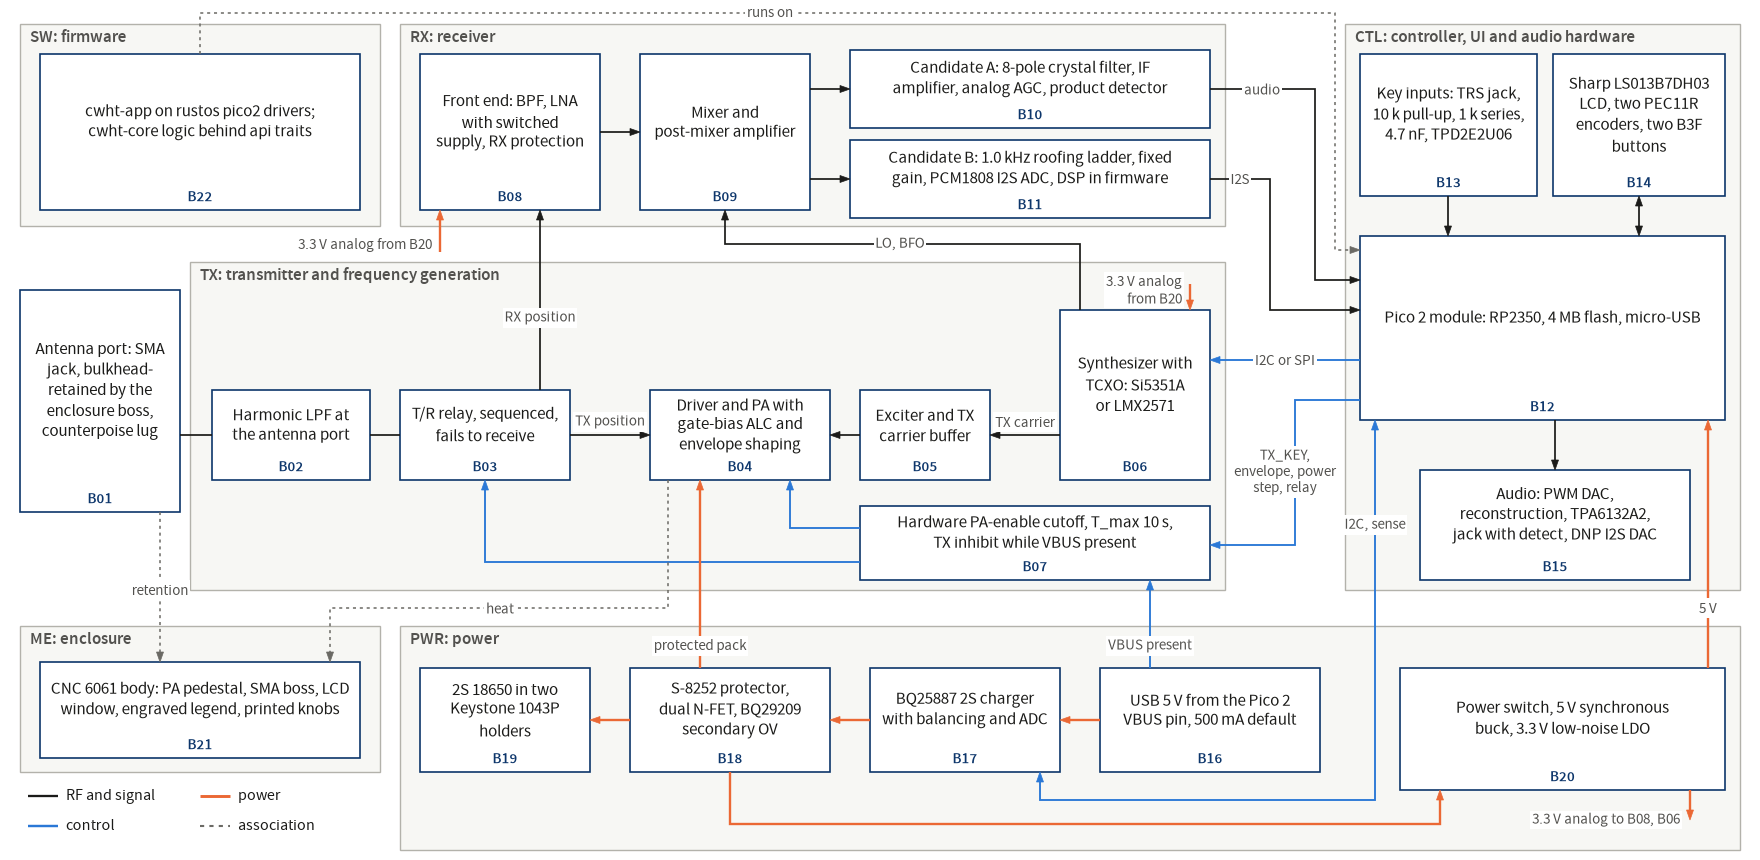

The script that saved this image:
#!/usr/bin/env python3
"""Render the concept block diagram of docs/design/concept.md section 5.

Source of docs/reviews/SRR/figures/concept-block-diagram.png (charter section 11
rule 3, visual closure; SRR package section 7). The blocks B01 to B22, their
labels, the module groups and every edge with its label and arrow kind are read
at run time from the Mermaid block of concept section 5, so the figure cannot
drift from the concept text. This file holds only the layout: box positions,
edge routes and the line category of each edge. It fails when the Mermaid
source and the layout disagree (a block or an edge added, removed or renamed).

    /Users/robinonsay/rust/cwht/.venv/bin/python /Users/robinonsay/rust/cwht/docs/reviews/SRR/figures/concept-block-diagram.py
        parse, lay out, run the layout checks, write the PNG
    ... --check
        the same checks, then compare a fresh render with the PNG on disk
        (exit 1 if it differs); writes nothing

Layout checks, each a failure (exit 1): the parsed blocks and edges equal the
layout tables; every block lies inside its module group and outside every other
group; no two blocks or groups overlap; every block label fits inside its box;
no edge segment runs through a block; no two edges run on top of each other; no
edge label, group title or legend entry overlaps a block, another label or an
edge other than its own; every drawn element lies inside the image. Edge
crossings are listed and must equal the reviewed set EXPECTED_CROSSINGS.

Presentation conventions (not in the Mermaid source): line category by colour
and weight (RF and signal, control, power; dotted for the Mermaid dotted
"association" edges); the two 3.3 V analog rail edges from B20 are drawn as rail
connectors (a short arrow at each end naming the block at the other end) instead
of two lines across the figure. Palette: the SRR deck tokens of
docs/reviews/SRR/slides/srr.css; control and power colours are slots 1 and 2 of
the dataviz reference palette (validated together, all checks pass). Font:
Source Sans Pro from the deck's reveal.js copy, the deck typeface.

Tools: matplotlib 3.11.2 in the project venv (tools/toolchain.lock.md section 2,
class B, "plots for review packages").
"""

from __future__ import annotations

import argparse
import io
import re
import sys
from pathlib import Path

HERE = Path(__file__).resolve().parent
REPO = HERE.parents[3]
CONCEPT = REPO / "docs" / "design" / "concept.md"
OUTPUT = HERE / "concept-block-diagram.png"
FONT_DIRS = [
    REPO / "docs" / "reviews" / "SRR" / "slides" / "reveal.js" / "dist" / "theme" / "fonts" / "source-sans-pro",
    REPO / "tools" / "slides" / "node_modules" / "reveal.js" / "dist" / "theme" / "fonts" / "source-sans-pro",
]

W, H = 1760, 860  # pixels at 100 dpi; the deck places the image at width 1760

# SRR deck tokens (docs/reviews/SRR/slides/srr.css) and dataviz reference slots 1 and 2.
INK = "#1b1b19"
INK_2 = "#52514e"
NAVY = "#0d366b"
GROUP_FILL = "#f7f7f4"
GROUP_EDGE = "#b3b2ab"
BOX_EDGE = "#0d366b"
CONTROL = "#2a78d6"
POWER = "#eb6834"
ASSOC = "#6b6a65"

BLOCK_SIZES = (12.5, 12.0, 11.5, 11.0, 10.5, 10.0)  # block label font sizes tried in turn (pt)
LABEL_SIZE = 10.5  # edge label font size (pt)

CATEGORY_STYLE = {
    "signal": dict(color=INK, lw=1.25, dashes=None),
    "control": dict(color=CONTROL, lw=1.35, dashes=None),
    "power": dict(color=POWER, lw=1.7, dashes=None),
    "assoc": dict(color=ASSOC, lw=1.1, dashes=(2.0, 2.5)),
}
# (category, text, x of the line sample, y)
LEGEND = [("signal", "RF and signal", 28, 796), ("control", "control", 28, 826), ("power", "power", 200, 796), ("assoc", "association", 200, 826)]

# ---------------------------------------------------------------------------
# Layout (pixels, origin top left, y down)
# ---------------------------------------------------------------------------

GROUP_RECTS = {
    "SW": (20, 24, 380, 226),
    "RX": (400, 24, 1225, 226),
    "CTL": (1345, 24, 1740, 590),
    "TX": (190, 262, 1225, 590),
    "ME": (20, 626, 380, 772),
    "PWR": (400, 626, 1740, 850),
}

NODE_RECTS = {
    "ANT": (20, 290, 180, 512),
    "LPF": (212, 390, 370, 480),
    "TR": (400, 390, 570, 480),
    "PA": (650, 390, 830, 480),
    "EXC": (860, 390, 990, 480),
    "SYN": (1060, 310, 1210, 480),
    "CUT": (860, 506, 1210, 580),
    "FE": (420, 54, 600, 210),
    "MIX": (640, 54, 810, 210),
    "SELA": (850, 50, 1210, 128),
    "SELB": (850, 140, 1210, 218),
    "PICO": (1360, 236, 1725, 420),
    "KEYIN": (1360, 54, 1537, 196),
    "UI": (1553, 54, 1725, 196),
    "AUD": (1420, 470, 1690, 580),
    "USBP": (1100, 668, 1320, 772),
    "CHG": (870, 668, 1060, 772),
    "PROT": (630, 668, 830, 772),
    "PACK": (420, 668, 590, 772),
    "RAILS": (1400, 668, 1725, 790),
    "ENC": (40, 662, 360, 758),
    "FW": (40, 54, 360, 210),
}

# Edge routes keyed by (source, target) as the Mermaid source writes them.
# points: polyline from the source box edge to the target box edge.
# label_at: centre of the edge label (only for edges the source labels).
# label_width: wrap width in pixels for a long label.
# connector: draw a rail connector at the target instead of a line (points is the
# stub, ending on the target box); the matching source stub is in SOURCE_STUBS.
ROUTES = {
    ("ANT", "LPF"): dict(cat="signal", points=[(180, 435), (212, 435)]),
    ("LPF", "TR"): dict(cat="signal", points=[(370, 435), (400, 435)]),
    ("TR", "PA"): dict(cat="signal", points=[(570, 435), (650, 435)], label_at=(610, 422)),
    ("TR", "FE"): dict(cat="signal", points=[(540, 390), (540, 210)], label_at=(540, 318)),
    ("EXC", "PA"): dict(cat="signal", points=[(860, 435), (830, 435)]),
    ("SYN", "EXC"): dict(cat="signal", points=[(1060, 435), (990, 435)], label_at=(1025, 422)),
    ("SYN", "MIX"): dict(cat="signal", points=[(1080, 310), (1080, 244), (725, 244), (725, 210)], label_at=(900, 244)),
    ("FE", "MIX"): dict(cat="signal", points=[(600, 132), (640, 132)]),
    ("MIX", "SELA"): dict(cat="signal", points=[(810, 89), (850, 89)]),
    ("MIX", "SELB"): dict(cat="signal", points=[(810, 179), (850, 179)]),
    ("SELA", "PICO"): dict(cat="signal", points=[(1210, 89), (1315, 89), (1315, 280), (1360, 280)], label_at=(1262, 89)),
    ("SELB", "PICO"): dict(cat="signal", points=[(1210, 179), (1270, 179), (1270, 310), (1360, 310)], label_at=(1240, 179)),
    ("KEYIN", "PICO"): dict(cat="signal", points=[(1448, 196), (1448, 236)]),
    ("UI", "PICO"): dict(cat="signal", points=[(1639, 196), (1639, 236)]),
    ("PICO", "AUD"): dict(cat="signal", points=[(1555, 420), (1555, 470)]),
    ("PICO", "CUT"): dict(cat="control", points=[(1360, 400), (1295, 400), (1295, 545), (1210, 545)], label_at=(1285, 472), label_width=112),
    ("CUT", "PA"): dict(cat="control", points=[(860, 528), (790, 528), (790, 480)]),
    ("CUT", "TR"): dict(cat="control", points=[(860, 562), (485, 562), (485, 480)]),
    ("PICO", "SYN"): dict(cat="control", points=[(1360, 360), (1210, 360)], label_at=(1285, 360)),
    ("USBP", "CHG"): dict(cat="power", points=[(1100, 720), (1060, 720)]),
    ("CHG", "PROT"): dict(cat="power", points=[(870, 720), (830, 720)]),
    ("PROT", "PACK"): dict(cat="power", points=[(630, 720), (590, 720)]),
    ("PROT", "PA"): dict(cat="power", points=[(700, 668), (700, 480)], label_at=(700, 646)),
    ("PROT", "RAILS"): dict(cat="power", points=[(730, 772), (730, 824), (1440, 824), (1440, 790)]),
    ("RAILS", "PICO"): dict(cat="power", points=[(1708, 668), (1708, 420)], label_at=(1708, 608)),
    ("RAILS", "FE"): dict(cat="power", connector=True, points=[(440, 252), (440, 210)], label_at=(432, 245), label_ha="right"),
    ("RAILS", "SYN"): dict(cat="power", connector=True, points=[(1190, 284), (1190, 310)], label_at=(1182, 290), label_ha="right", label_width=80),
    ("USBP", "CUT"): dict(cat="control", points=[(1150, 668), (1150, 580)], label_at=(1150, 646)),
    ("CHG", "PICO"): dict(cat="control", points=[(1040, 772), (1040, 800), (1375, 800), (1375, 420)], label_at=(1375, 525)),
    ("PA", "ENC"): dict(cat="assoc", points=[(668, 480), (668, 608), (330, 608), (330, 662)], label_at=(500, 608)),
    ("ANT", "ENC"): dict(cat="assoc", points=[(160, 512), (160, 662)], label_at=(160, 590)),
    ("FW", "PICO"): dict(cat="assoc", points=[(200, 54), (200, 13), (1335, 13), (1335, 250), (1360, 250)], label_at=(770, 13)),
}

# One source stub per (source, label) of the connector edges.
SOURCE_STUBS = {
    ("RAILS", "3.3 V analog"): dict(points=[(1690, 790), (1690, 820)], label_at=(1680, 820), label_ha="right"),
}

# Reviewed crossings of perpendicular edge segments (no junction; lines cross).
EXPECTED_CROSSINGS = {
    frozenset({("CUT", "TR"), ("PA", "ENC")}),
    frozenset({("CUT", "TR"), ("PROT", "PA")}),
}


# ---------------------------------------------------------------------------
# Mermaid parsing (concept section 5)
# ---------------------------------------------------------------------------

RE_NODE = re.compile(r'^([A-Za-z][A-Za-z0-9_]*)\["([^"]*)"\]$')
RE_SUBGRAPH = re.compile(r'^subgraph\s+([A-Za-z][A-Za-z0-9_]*)\["([^"]*)"\]$')
RE_LABEL = re.compile(r"^(.*) \((B[0-9]{2})\)$")
RE_ID = re.compile(r"\s*([A-Za-z][A-Za-z0-9_]*)\s*")
RE_OP = re.compile(r'\s*(?:(<-->|-->|---)(?:\|"([^"]*)"\|)?|-\.\s*"([^"]*)"\s*\.->)\s*')


class FigureError(Exception):
    pass


def mermaid_block(text: str) -> list[str]:
    start = text.find("\n## 5. System block diagram")
    if start < 0:
        raise FigureError(f"{CONCEPT}: heading '## 5. System block diagram' not found")
    fence = text.find("```mermaid", start)
    end = text.find("```", fence + 10)
    nxt = text.find("\n## ", start + 5)
    if fence < 0 or end < 0 or (0 <= nxt < fence):
        raise FigureError(f"{CONCEPT}: no ```mermaid block in section 5")
    return [ln.strip() for ln in text[fence + 10:end].splitlines() if ln.strip()]


def parse(text: str):
    nodes: dict[str, dict] = {}
    groups: dict[str, str] = {}
    edges: list[dict] = []
    stack: list[str] = []
    for ln in mermaid_block(text):
        if ln.startswith("flowchart"):
            continue
        m = RE_SUBGRAPH.match(ln)
        if m:
            stack.append(m.group(1))
            groups[m.group(1)] = m.group(2)
            continue
        if ln == "end":
            if not stack:
                raise FigureError("unbalanced 'end' in the Mermaid block")
            stack.pop()
            continue
        m = RE_NODE.match(ln)
        if m:
            lab = RE_LABEL.match(m.group(2))
            if not lab:
                raise FigureError(f"node {m.group(1)}: label does not end with a (Bnn) block id")
            nodes[m.group(1)] = dict(label=lab.group(1), block=lab.group(2), group=stack[-1] if stack else None)
            continue
        pos = 0
        m = RE_ID.match(ln, pos)
        if not m:
            raise FigureError(f"cannot parse Mermaid line: {ln}")
        src = m.group(1)
        pos = m.end()
        count = 0
        while pos < len(ln):
            op = RE_OP.match(ln, pos)
            if not op:
                raise FigureError(f"cannot parse Mermaid edge operator in: {ln}")
            nid = RE_ID.match(ln, op.end())
            if not nid:
                raise FigureError(f"edge without a target in: {ln}")
            if op.group(1) is not None:
                kind = {"-->": "arrow", "<-->": "both", "---": "line"}[op.group(1)]
                label = op.group(2)
            else:
                kind = "dotted"
                label = op.group(3)
            edges.append(dict(src=src, dst=nid.group(1), kind=kind, label=label))
            src = nid.group(1)
            pos = nid.end()
            count += 1
        if count == 0:
            raise FigureError(f"line is neither a node, a subgraph nor an edge: {ln}")
    if stack:
        raise FigureError("unclosed subgraph in the Mermaid block")
    return nodes, groups, edges


def check_model(nodes, groups, edges) -> list[str]:
    errs = []
    blocks = sorted(n["block"] for n in nodes.values())
    want = [f"B{i:02d}" for i in range(1, 23)]
    if blocks != want:
        errs.append(f"block ids are {blocks}, expected B01 to B22 once each")
    if set(nodes) != set(NODE_RECTS):
        errs.append(f"layout nodes differ from concept section 5: missing {sorted(set(nodes) - set(NODE_RECTS))}, extra {sorted(set(NODE_RECTS) - set(nodes))}")
    if set(groups) != set(GROUP_RECTS):
        errs.append(f"layout groups differ from concept section 5: missing {sorted(set(groups) - set(GROUP_RECTS))}, extra {sorted(set(GROUP_RECTS) - set(groups))}")
    keys = [(e["src"], e["dst"]) for e in edges]
    dup = sorted({k for k in keys if keys.count(k) > 1})
    if dup:
        errs.append(f"duplicate edges in concept section 5: {dup}")
    if set(keys) != set(ROUTES):
        errs.append(f"layout routes differ from concept section 5: missing {sorted(set(keys) - set(ROUTES))}, extra {sorted(set(ROUTES) - set(keys))}")
    for e in edges:
        r = ROUTES.get((e["src"], e["dst"]))
        if r is None:
            continue
        if (e["kind"] == "dotted") != (r["cat"] == "assoc"):
            errs.append(f"{e['src']} -> {e['dst']}: Mermaid kind {e['kind']} but layout category {r['cat']}")
        if bool(e["label"]) != ("label_at" in r):
            errs.append(f"{e['src']} -> {e['dst']}: label {e['label']!r} in the source but label position {'set' if 'label_at' in r else 'missing'} in the layout")
        if r.get("connector") and (e["src"], e["label"]) not in SOURCE_STUBS:
            errs.append(f"{e['src']} -> {e['dst']}: connector without a source stub for label {e['label']!r}")
    return errs


# ---------------------------------------------------------------------------
# Drawing
# ---------------------------------------------------------------------------

def setup_fonts():
    from matplotlib import font_manager

    for d in FONT_DIRS:
        reg = d / "source-sans-pro-regular.ttf"
        semi = d / "source-sans-pro-semibold.ttf"
        if reg.exists() and semi.exists():
            font_manager.fontManager.addfont(str(reg))
            font_manager.fontManager.addfont(str(semi))
            return "Source Sans Pro"
    print("WARNING: Source Sans Pro not found; falling back to DejaVu Sans (the PNG will differ)", file=sys.stderr)
    return "DejaVu Sans"


UNITS = {"V", "s", "ms", "mA", "uA", "A", "W", "nF", "uF", "Hz", "kHz", "MHz", "k", "MB", "mm", "dB", "ohm", "C"}


def chunks(text: str) -> list[tuple[str, str]]:
    """Unbreakable chunks and the separator after each (" " or "" after a hyphen break).
    A line may break at a space, except before a number that does not follow a comma,
    colon or semicolon and before a unit that follows a number; a hyphenated word of
    14 or more characters whose two parts both have 4 or more may break after its hyphen."""
    out: list[list[str]] = []  # [chunk, sep]
    prev = ""
    for word in text.split():
        parts = word.split("-")
        pieces = [word]
        if len(word) >= 14 and len(parts) == 2 and len(parts[0]) >= 4 and len(parts[1]) >= 4:
            pieces = [parts[0] + "-", parts[1]]
        glue = bool(out) and (
            (word[0].isdigit() and prev[-1:] not in (",", ":", ";"))
            or (word.rstrip(",;") in UNITS and prev[:1].isdigit())
        )
        if glue:
            out[-1][0] += " " + pieces[0]
            out[-1][1] = " "
        else:
            out.append([pieces[0], " "])
        if len(pieces) == 2:
            out[-1][1] = ""
            out.append([pieces[1], " "])
        prev = word
    return [(c, sep) for c, sep in out]


def greedy(renderer, parts, prop, max_px: float) -> list[str]:
    lines: list[str] = []
    cur = ""
    sep = ""
    for chunk, sep_after in parts:
        trial = chunk if not cur else cur + sep + chunk
        if not cur or renderer.get_text_width_height_descent(trial, prop, ismath=False)[0] <= max_px:
            cur = trial
        else:
            lines.append(cur)
            cur = chunk
        sep = sep_after
    if cur:
        lines.append(cur)
    return lines


def wrap(renderer, text: str, prop, max_px: float) -> list[str]:
    """Balanced wrap: the fewest lines greedy wrapping gives at max_px, at the smallest width that keeps that count."""
    toks = chunks(text)
    best = greedy(renderer, toks, prop, max_px)
    lo, hi = max_px * 0.4, max_px
    for _ in range(14):
        mid = (lo + hi) / 2
        trial = greedy(renderer, toks, prop, mid)
        widths = [renderer.get_text_width_height_descent(t, prop, ismath=False)[0] for t in trial]
        if len(trial) <= len(best) and max(widths) <= max_px:
            best, hi = trial, mid
        else:
            lo = mid
    return best


def arrowhead(ax, tip, frm, color, length=10.0, width=7.0, zorder=4):
    from matplotlib.patches import Polygon

    dx, dy = tip[0] - frm[0], tip[1] - frm[1]
    n = (dx * dx + dy * dy) ** 0.5
    ux, uy = dx / n, dy / n
    bx, by = tip[0] - ux * length, tip[1] - uy * length
    px, py = -uy * width / 2, ux * width / 2
    ax.add_patch(Polygon([tip, (bx + px, by + py), (bx - px, by - py)], closed=True, fc=color, ec=color, lw=0.5, zorder=zorder))


def shorten(points, at_start: bool, at_end: bool, by=8.0):
    pts = [list(p) for p in points]
    for flag, i, j in ((at_start, 0, 1), (at_end, -1, -2)):
        if flag:
            (x0, y0), (x1, y1) = pts[i], pts[j]
            dx, dy = x1 - x0, y1 - y0
            n = (dx * dx + dy * dy) ** 0.5
            pts[i] = [x0 + dx / n * by, y0 + dy / n * by]
    return pts


def draw_line(ax, points, cat, head_start, head_end):
    st = CATEGORY_STYLE[cat]
    pts = shorten(points, head_start, head_end)
    (line,) = ax.plot([p[0] for p in pts], [p[1] for p in pts], color=st["color"], lw=st["lw"], solid_joinstyle="miter", solid_capstyle="butt", zorder=3)
    if st["dashes"]:
        line.set_dashes(st["dashes"])
    if head_end:
        arrowhead(ax, points[-1], points[-2], st["color"])
    if head_start:
        arrowhead(ax, points[0], points[1], st["color"])


def data_bbox(ax, artist, renderer, pad=0.0):
    bb = artist.get_window_extent(renderer).transformed(ax.transData.inverted())
    x0, x1 = sorted((bb.x0, bb.x1))
    y0, y1 = sorted((bb.y0, bb.y1))
    return (x0 - pad, y0 - pad, x1 + pad, y1 + pad)


def render(nodes, groups, edges, family):
    import matplotlib

    matplotlib.use("Agg")
    import matplotlib.pyplot as plt
    from matplotlib.font_manager import FontProperties
    from matplotlib.patches import Rectangle

    plt.rcParams.update({"font.family": family, "svg.hashsalt": "cwht"})
    fig = plt.figure(figsize=(W / 100, H / 100), dpi=100, facecolor="white")
    ax = fig.add_axes([0, 0, 1, 1])
    ax.set_xlim(0, W)
    ax.set_ylim(H, 0)
    ax.axis("off")
    renderer = fig.canvas.get_renderer()
    texts = []  # (kind, owner, artist, pad)

    for gid, (x0, y0, x1, y1) in GROUP_RECTS.items():
        ax.add_patch(Rectangle((x0, y0), x1 - x0, y1 - y0, fc=GROUP_FILL, ec=GROUP_EDGE, lw=1.0, zorder=1))
        t = ax.text(x0 + 10, y0 + 5, groups[gid], ha="left", va="top", fontsize=12.5, fontweight="semibold", color=INK_2, zorder=2)
        texts.append(("title", gid, t, 1.0))

    fits = {}
    for nid, (x0, y0, x1, y1) in NODE_RECTS.items():
        ax.add_patch(Rectangle((x0, y0), x1 - x0, y1 - y0, fc="white", ec=BOX_EDGE, lw=1.2, zorder=2))
        idt = ax.text((x0 + x1) / 2, y1 - 5, nodes[nid]["block"], ha="center", va="bottom", fontsize=11, fontweight="semibold", color=NAVY, zorder=5)
        texts.append(("blockid", nid, idt, 0.0))
        avail_h = (y1 - 26) - (y0 + 6)
        for fs in BLOCK_SIZES:
            prop = FontProperties(family=family, size=fs)
            lines = wrap(renderer, nodes[nid]["label"], prop, (x1 - x0) - 16)
            line_h = renderer.get_text_width_height_descent("Hg", prop, ismath=False)[1] * 1.18
            if len(lines) * line_h <= avail_h:
                break
        fits[nid] = fs
        t = ax.text((x0 + x1) / 2, (y0 + 6 + y1 - 26) / 2, "\n".join(lines), ha="center", va="center", fontsize=fs, color=INK, linespacing=1.18, zorder=5)
        texts.append(("block", nid, t, 0.0))

    label_prop_size = LABEL_SIZE
    for e in edges:
        key = (e["src"], e["dst"])
        r = ROUTES[key]
        if r.get("connector"):
            draw_line(ax, r["points"], r["cat"], False, True)
            text = f"{e['label']} from {nodes[e['src']]['block']}"
        else:
            draw_line(ax, r["points"], r["cat"], e["kind"] == "both", e["kind"] != "line")
            text = e["label"]
        if text:
            prop = FontProperties(family=family, size=label_prop_size)
            if "label_width" in r:
                text = "\n".join(wrap(renderer, text, prop, r["label_width"]))
            lx, ly = r["label_at"]
            t = ax.text(lx, ly, text, ha=r.get("label_ha", "center"), va="center", fontsize=label_prop_size, color=INK_2, linespacing=1.1, zorder=6,
                        bbox=dict(boxstyle="square,pad=0.12", fc="white", ec="none"))
            texts.append(("label", key, t, 1.5))

    for (src, lab), s in SOURCE_STUBS.items():
        targets = [nodes[e["dst"]]["block"] for e in edges if e["src"] == src and e["label"] == lab and ROUTES[(e["src"], e["dst"])].get("connector")]
        draw_line(ax, s["points"], "power", False, True)
        lx, ly = s["label_at"]
        t = ax.text(lx, ly, f"{lab} to {', '.join(targets)}", ha=s.get("label_ha", "center"), va="center", fontsize=label_prop_size, color=INK_2, zorder=6,
                    bbox=dict(boxstyle="square,pad=0.12", fc="white", ec="none"))
        texts.append(("label", ("stub", src), t, 1.5))

    for cat, name, lx, y in LEGEND:
        st = CATEGORY_STYLE[cat]
        (line,) = ax.plot([lx, lx + 30], [y, y], color=st["color"], lw=st["lw"] + 0.4, solid_capstyle="butt", zorder=3)
        if st["dashes"]:
            line.set_dashes(st["dashes"])
        t = ax.text(lx + 38, y, name, ha="left", va="center", fontsize=11.5, color=INK, zorder=5)
        texts.append(("legend", cat, t, 1.0))

    fig.canvas.draw()
    boxes = {k: data_bbox(ax, t, renderer, pad) for (_, _, t, pad) in texts for k in [id(t)]}
    return fig, ax, texts, boxes, fits


# ---------------------------------------------------------------------------
# Layout checks
# ---------------------------------------------------------------------------

def overlap(a, b, tol=0.0) -> bool:
    return a[0] < b[2] - tol and b[0] < a[2] - tol and a[1] < b[3] - tol and b[1] < a[3] - tol


def inside(inner, outer, margin=0.0) -> bool:
    return inner[0] >= outer[0] + margin and inner[1] >= outer[1] + margin and inner[2] <= outer[2] - margin and inner[3] <= outer[3] - margin


def segments(points):
    return list(zip(points[:-1], points[1:]))


def seg_hits_rect(p, q, rect) -> bool:
    """Liang-Barsky: does segment p-q enter the open rectangle."""
    x0, y0, x1, y1 = rect
    dx, dy = q[0] - p[0], q[1] - p[1]
    t0, t1 = 0.0, 1.0
    for pv, qv in ((-dx, p[0] - x0), (dx, x1 - p[0]), (-dy, p[1] - y0), (dy, y1 - p[1])):
        if pv == 0:
            if qv <= 0:
                return False
        else:
            t = qv / pv
            if pv < 0:
                t0 = max(t0, t)
            else:
                t1 = min(t1, t)
    return t0 < t1


def cross_point(s1, s2):
    (a, b), (c, d) = s1, s2
    h1, h2 = a[1] == b[1], c[1] == d[1]
    if h1 == h2:
        return None
    hs, vs = (s1, s2) if h1 else (s2, s1)
    y = hs[0][1]
    x = vs[0][0]
    xa, xb = sorted((hs[0][0], hs[1][0]))
    ya, yb = sorted((vs[0][1], vs[1][1]))
    if xa < x < xb and ya < y < yb:
        return (x, y)
    return None


def drawn_polylines(edges):
    lines = {}
    for e in edges:
        lines[(e["src"], e["dst"])] = ROUTES[(e["src"], e["dst"])]["points"]
    for (src, _), s in SOURCE_STUBS.items():
        lines[("stub", src)] = s["points"]
    return lines


def run_checks(nodes, edges, texts, boxes, fits) -> tuple[list[str], list[str]]:
    errs: list[str] = []
    info: list[str] = []
    canvas = (0, 0, W, H)
    # blocks inside their group, outside the others; no overlaps
    for nid, rect in NODE_RECTS.items():
        g = nodes[nid]["group"]
        for gid, grect in GROUP_RECTS.items():
            if gid == g and not inside(rect, grect, 4):
                errs.append(f"block {nid} is not inside group {gid}")
            if gid != g and overlap(rect, grect):
                errs.append(f"block {nid} overlaps group {gid}, which does not contain it")
    ids = list(NODE_RECTS)
    for i, a in enumerate(ids):
        for b in ids[i + 1:]:
            if overlap(NODE_RECTS[a], NODE_RECTS[b], -6):
                errs.append(f"blocks {a} and {b} overlap or are closer than 6 px")
    gids = list(GROUP_RECTS)
    for i, a in enumerate(gids):
        for b in gids[i + 1:]:
            if overlap(GROUP_RECTS[a], GROUP_RECTS[b], -10):
                errs.append(f"groups {a} and {b} overlap or are closer than 10 px")
    # text inside blocks and inside the canvas
    for kind, owner, t, _ in texts:
        bb = boxes[id(t)]
        if not inside(bb, canvas, 1):
            errs.append(f"{kind} {owner}: text is clipped by the image edge {tuple(round(v) for v in bb)}")
        if kind in ("block", "blockid") and not inside(bb, NODE_RECTS[owner], 2):
            errs.append(f"{kind} {owner}: text does not fit inside its box {tuple(round(v) for v in bb)}")
    b_text = {owner: boxes[id(t)] for kind, owner, t, _ in texts if kind == "block"}
    b_id = {owner: boxes[id(t)] for kind, owner, t, _ in texts if kind == "blockid"}
    for nid in NODE_RECTS:
        if overlap(b_text[nid], b_id[nid]):
            errs.append(f"block {nid}: label text overlaps the block id")
    # edges: no segment through a block; no two edges on top of each other
    lines = drawn_polylines(edges)
    for key, pts in lines.items():
        for p, q in segments(pts):
            if p[0] != q[0] and p[1] != q[1]:
                errs.append(f"edge {key}: segment {p}-{q} is not horizontal or vertical")
            for nid, rect in NODE_RECTS.items():
                if seg_hits_rect(p, q, (rect[0] + 1, rect[1] + 1, rect[2] - 1, rect[3] - 1)):
                    errs.append(f"edge {key}: segment {p}-{q} runs through block {nid}")
        for p in pts:
            if not inside((p[0], p[1], p[0], p[1]), canvas, 2):
                errs.append(f"edge {key}: point {p} is outside the image")
    keys = list(lines)
    crossings = set()
    for i, a in enumerate(keys):
        for b in keys[i + 1:]:
            for s1 in segments(lines[a]):
                for s2 in segments(lines[b]):
                    for axis in (0, 1):
                        o = 1 - axis
                        if s1[0][o] == s1[1][o] and s2[0][o] == s2[1][o] and abs(s1[0][o] - s2[0][o]) < 6:
                            lo = max(min(s1[0][axis], s1[1][axis]), min(s2[0][axis], s2[1][axis]))
                            hi = min(max(s1[0][axis], s1[1][axis]), max(s2[0][axis], s2[1][axis]))
                            if hi - lo > 0:
                                errs.append(f"edges {a} and {b} run on top of each other (closer than 6 px over {hi - lo:.0f} px)")
                    cp = cross_point(s1, s2)
                    if cp:
                        crossings.add(frozenset({a, b}))
                        info.append(f"crossing: {a} x {b} at {cp}")
    if crossings != EXPECTED_CROSSINGS:
        errs.append(f"edge crossings changed: now {sorted(tuple(sorted(c)) for c in crossings)}, reviewed set {sorted(tuple(sorted(c)) for c in EXPECTED_CROSSINGS)}")
    # labels, titles and legend: no overlap with blocks, other texts, or foreign edges
    free = [(kind, owner, t) for kind, owner, t, _ in texts if kind in ("label", "title", "legend")]
    for idx, (kind, owner, t) in enumerate(free):
        bb = boxes[id(t)]
        for nid, rect in NODE_RECTS.items():
            if overlap(bb, rect):
                errs.append(f"{kind} {owner}: overlaps block {nid}")
        for kind2, owner2, t2 in free[idx + 1:]:
            if overlap(bb, boxes[id(t2)]):
                errs.append(f"{kind} {owner} overlaps {kind2} {owner2}")
        for key, pts in lines.items():
            if kind == "label" and key == owner:
                continue
            for p, q in segments(pts):
                if seg_hits_rect(p, q, bb):
                    errs.append(f"{kind} {owner}: overlaps edge {key}")
                    break
    small = sorted(n for n, fs in fits.items() if fs < BLOCK_SIZES[0])
    info.append(f"block label size {BLOCK_SIZES[0]} pt except " + (", ".join(f"{n} {fits[n]} pt" for n in small) if small else "none"))
    return errs, info


def main(argv: list[str] | None = None) -> int:
    ap = argparse.ArgumentParser(description="Render the concept block diagram (concept section 5).")
    ap.add_argument("--check", action="store_true", help="run the checks and compare a fresh render with the PNG on disk; write nothing")
    ap.add_argument("--output", type=Path, default=OUTPUT)
    args = ap.parse_args(argv)
    try:
        nodes, groups, edges = parse(CONCEPT.read_text(encoding="utf-8"))
    except (OSError, FigureError) as exc:
        print(f"ERROR: {exc}", file=sys.stderr)
        return 1
    errs = check_model(nodes, groups, edges)
    if errs:
        for e in errs:
            print(f"ERROR: {e}", file=sys.stderr)
        return 1
    family = setup_fonts()
    fig, ax, texts, boxes, fits = render(nodes, groups, edges, family)
    errs, info = run_checks(nodes, edges, texts, boxes, fits)
    for i in info:
        print(f"INFO: {i}")
    if errs:
        for e in errs:
            print(f"ERROR: {e}", file=sys.stderr)
        print(f"{len(errs)} layout error(s); nothing written.", file=sys.stderr)
        return 1
    buf = io.BytesIO()
    fig.savefig(buf, format="png", dpi=100, facecolor="white", metadata={"Software": None})
    png = buf.getvalue()
    print(f"concept section 5: {len(nodes)} blocks, {len(groups)} groups, {len(edges)} edges; layout checks passed")
    if args.check:
        current = args.output.read_bytes() if args.output.exists() else None
        if current != png:
            print(f"ERROR: {args.output} is stale; run without --check", file=sys.stderr)
            return 1
        print(f"{args.output} is current")
        return 0
    args.output.write_bytes(png)
    print(f"wrote {args.output} ({W} x {H} px)")
    return 0


if __name__ == "__main__":
    sys.exit(main())
